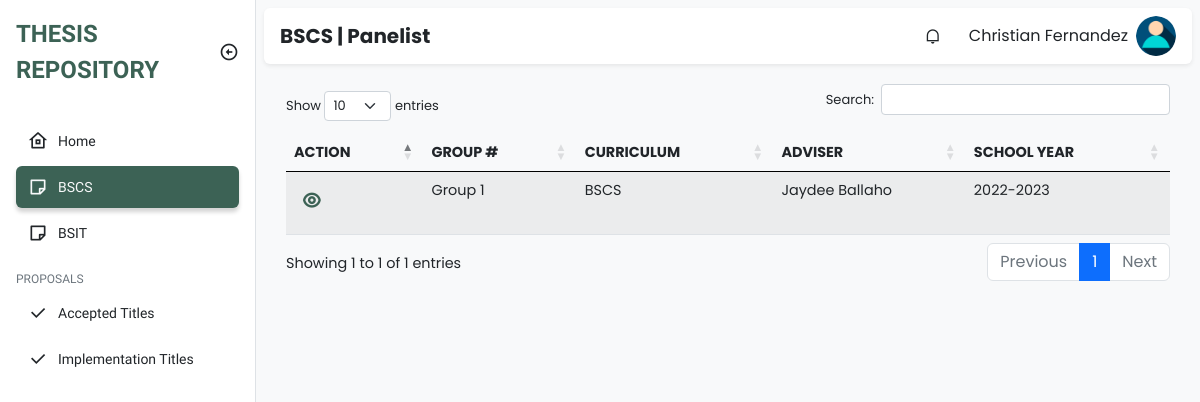
/panel/bscs.php (signed in), run on the app's committed database.
### tables this page shows
CREATE TABLE `groups` (
  `id` int(11) NOT NULL,
  `group_number` int(11) NOT NULL,
  `curriculum` varchar(255) NOT NULL,
  `adviser_id` int(11) NOT NULL
);

CREATE TABLE `faculty` (
  `id` int(11) NOT NULL,
  `firstname` varchar(255) NOT NULL,
  `middle_name` varchar(100) NOT NULL,
  `lastname` varchar(255) NOT NULL,
  `email` varchar(100) NOT NULL,
  `username` varchar(255) NOT NULL,
  `password` varchar(100) NOT NULL,
  `department` varchar(100) NOT NULL,
  `type` varchar(100) NOT NULL,
  `created_at` timestamp NOT NULL DEFAULT current_timestamp(),
  `updated_at` timestamp NOT NULL DEFAULT current_timestamp() ON UPDATE current_timestamp()
);

### class/student.class.php (called while the page is built, shortened)
<?php
class Student{
    protected $db;
    function __construct()
    {
        $this->db = new Database();
    }
            ?>
            <?php
    function show_all_groups(){
        $sql = "SELECT * FROM groups";
        $query=$this->db->connect()->prepare($sql);
        if($query->execute()){
            $data = $query->fetchAll();
        }
        return $data;
    }
    function get_adviser($adviser_id){
        $sql = "SELECT * FROM faculty WHERE id=:adviser_id";
        $query=$this->db->connect()->prepare($sql);
        $query->bindParam(':adviser_id', $adviser_id);
        if($query->execute()){
            $data = $query->fetchAll();
        }
        return $data;
    }
}
?>

### class/database.sample.php (called while the page is built)
<?php
class Database{
    private $host = 'localhost';
    private $username = 'root';
    private $password = '';
    private $database = 'tams';
    protected $connection;
    function connect(){
        try
			{
				$this->connection = new PDO("mysql:host=$this->host;dbname=$this->database",
											$this->username, $this->password);
			}
			catch (PDOException $e)
			{
				echo "Connection error " . $e->getMessage();
			}
        return $this->connection;
    }
}
?>

### panel/bscs.php (the view, shortened to what this page needs)
<!DOCTYPE html>
<html lang="en">
  <head>
    <link
      href="https://cdn.jsdelivr.net/npm/remixicon@2.5.0/fonts/remixicon.css"
      rel="stylesheet"
    />
    <link rel="stylesheet" href="https://cdn.datatables.net/1.13.1/css/dataTables.bootstrap5.min.css">
    <link rel="stylesheet" href="https://cdn.datatables.net/responsive/2.4.0/css/responsive.bootstrap.min.css">
    <link rel="stylesheet" href="../assets/css/bootstrap.min.css" />
    <link rel="stylesheet" href="../assets/css/style.css" />
    <link
      rel="stylesheet"
      href="https://cdnjs.cloudflare.com/ajax/libs/font-awesome/6.2.0/css/all.min.css"
    />
  </head>
  <body>
    <div class="sidebar position-fixed top-0 bottom-0 bg-white border-end">
      <div class="d-flex align-items-center p-3">
        <a
          href="#"
          class="sidebar-logo text-uppercase fw-bold text-decoration-none text-indigo fs-4"
          >Thesis Repository</a
        >
        <i
          class="sidebar-toggle ri-arrow-left-circle-line ms-auto fs-5 d-none d-md-block"
        ></i>
      </div>
      <ul class="sidebar-menu p-3 m-0 mb-0">
        <li class="sidebar-menu-item ">
          <a href="home.php ">
            <i class="ri-home-8-line sidebar-menu-item-icon"></i>
            Home
          </a>
        </li>
        <li class="sidebar-menu-item active">
            <a href="bscs.php">
              <i class="ri-sticky-note-line sidebar-menu-item-icon"></i>
              BSCS
            </a>
          </li>
          <li class="sidebar-menu-item">
            <a href="bsit.php">
                <i class="ri-sticky-note-line sidebar-menu-item-icon"></i>
                BSIT
            </a>
          </li>
          <li class="sidebar-menu-divider mt-3 mb-1 text-uppercase">Proposals</li>
          <li class="sidebar-menu-item">
            <a href="accepted_titles.php">
                <i class="ri-check-fill sidebar-menu-item-icon"></i>
                Accepted Titles
            </a>
          </li>
          <li class="sidebar-menu-item ">
            <a href="implementation_titles.php">
                <i class="ri-check-fill sidebar-menu-item-icon"></i>
                Implementation Titles
            </a>
          </li>
      </ul>
    </div>
    <main class="bg-light">
      <div class="p-2">
        <nav class="px-3 py-2 bg-white rounded shadow-sm">
          <h5 class="fw-bold mb-0 me-auto">BSCS | Panelist</h5>
          <div class="dropdown me-3 d-none d-sm-block">
            <div
              class="cursor-pointer dropdown-toggle navbar-link"
              data-bs-toggle="dropdown"
              aria-expanded="false"
            >
              <i class="ri-notification-line"></i>
            </div>
          </div>
          <div class="dropdown">
            <div
              class="d-flex align-items-center cursor-pointer dropdown-toggle"
              data-bs-toggle="dropdown"
              aria-expanded="false"
            >
              <span class="me-2 d-none d-sm-block"><?php echo $_SESSION['fullname'] ?></span>
              <img
                class="navbar-profile-image"
                src="../img/u-icon.png" alt="Image"
              />
            </div>
          </div>
        </nav>
        <div class="py-4">
          <div class="container padding-bottom">
                    <table id="example" class="table table-striped" style="width:100%">
                        <thead>
                        <tr>
                        <th class="action">Action</th>
                            <th>Group #</th>
                            <th>Curriculum</th>
                            <th>Adviser</th>
                            <th>School Year</th>
                        </tr>
                        </thead>
                        <tbody>
                          <?php
                          require_once '../class/student.class.php';
                          $student = new Student();
                          foreach ($student->show_all_groups() as $value){
                            if($value['curriculum'] == "BSCS" ){
                          ?>
                                    <tr>
                                    <td>
                                              <div class="actions">
                                                <a class="action-view" href="thesis.php?groupnum=<?php echo $value['id'] ?>&course=<?php echo $value['curriculum'] ?>"><i class="ri-eye-line"></i></a>
                                              </div>
                                          </td>
                                        <td> Group <?php echo $value["group_number"] ?></td>
                                        <td>BSCS</td>
                                        <?php foreach ($student->get_adviser($value['adviser_id']) as $adviser){
                                        ?>
                                                <td><?php echo $adviser["firstname"] . " " . $adviser["lastname"] ?></td>
                                        <?php
                                        } ?>
                                        <td> 2022-2023</td>
                                    </tr>
                          <?php
                            }
                          }
                          ?>
                        </tbody>
                    </table>
          </div>
        </div>
        </div>
    </main>
  </body>
</html>

### assets/css/style.css (style rules this page uses)
:root { --bs-blue: #0d6efd; --bs-indigo: #6610f2; --bs-purple: #6f42c1; --bs-pink: #d63384; --bs-red: #dc3545; --bs-orange: #fd7e14; --bs-yellow: #ffc107; --bs-green: #198754; --bs-teal: #20c997; --bs-cyan: #0dcaf0; --bs-black: #000; --bs-white: #fff; --bs-gray: #6c757d; --bs-gray-dark: #343a40; --bs-gray-100: #f8f9fa; --bs-gray-200: #e9ecef; --bs-gray-300: #dee2e6; --bs-gray-400: #ced4da; --bs-gray-500: #adb5bd; --bs-gray-600: #6c757d; --bs-gray-700: #495057; --bs-gray-800: #343a40; --bs-gray-900: #212529; --bs-primary: #0d6efd; --bs-secondary: #6c757d; --bs-success: #198754; --bs-info: #0dcaf0; --bs-warning: #ffc107; --bs-danger: #dc3545; --bs-light: #f8f9fa; --bs-dark: #212529; --bs-primary-rgb: 13, 110, 253; --bs-secondary-rgb: 108, 117, 125; --bs-success-rgb: 25, 135, 84; --bs-info-rgb: 13, 202, 240; --bs-warning-rgb: 255, 193, 7; --bs-danger-rgb: 220, 53, 69; --bs-light-rgb: 248, 249, 250; --bs-dark-rgb: 33, 37, 41; --bs-white-rgb: 255, 255, 255; --bs-black-rgb: 0, 0, 0; --bs-body-color-rgb: 33, 37, 41; --bs-body-bg-rgb: 255, 255, 255; --bs-font-sans-serif: system-ui, -apple-system, "Segoe UI", Roboto, "Helvetica Neue", "Noto Sans", "Liberation Sans", Arial, sans-serif, "Apple Color Emoji", "Segoe UI Emoji", "Segoe UI Symbol", "Noto Color Emoji"; --bs-font-monospace: SFMono-Regular, Menlo, Monaco, Consolas, "Liberation Mono", "Courier New", monospace; --bs-gradient: linear-gradient(180deg, rgba(255, 255, 255, 0.15), rgba(255, 255, 255, 0)); --bs-body-font-family: var(--bs-font-sans-serif); --bs-body-font-size: 1rem; --bs-body-font-weight: 400; --bs-body-line-height: 1.5; --bs-body-color: #212529; --bs-body-bg: #fff; --bs-border-width: 1px; --bs-border-style: solid; --bs-border-color: #dee2e6; --bs-border-color-translucent: rgba(0, 0, 0, 0.175); --bs-border-radius: 0.375rem; --bs-border-radius-sm: 0.25rem; --bs-border-radius-lg: 0.5rem; --bs-border-radius-xl: 1rem; --bs-border-radius-2xl: 2rem; --bs-border-radius-pill: 50rem; --bs-heading-color: ; --bs-link-color: #0d6efd; --bs-link-hover-color: #0a58ca; --bs-code-color: #d63384; --bs-highlight-bg: #fff3cd; --maincolor: #3C6255; --maincolorMdark: #61876E; --maincolor_light: rgb(180, 224, 183); --cancelcolor: #EB1D36; --cancelcolor_light: #FA9494; --uppernav: #FFFBF5; }
body { font-family: 'Work Sans', sans-serif; }
.text-indigo:hover, .text-indigo { color: var(--maincolor); }
.dropdown-toggle::after { display: none; }
.cursor-pointer { cursor: pointer; }
.sidebar.collapsed:hover, .sidebar { width: 16rem; overflow-y: auto; transition: width .2s, left .2s; left: 0; z-index: 500; }
.sidebar-toggle { cursor: pointer; transition: .2s; }
.sidebar-menu { list-style-type: none; }
.sidebar-menu-item { margin-bottom: .25rem; }
.sidebar-menu-item a { text-decoration: none; display: flex; align-items: center; color: var(--bs-dark); padding: .375rem .75rem; border-radius: .375rem; font-size: .875rem; white-space: nowrap; }
.sidebar-menu-item > a { overflow: hidden; }
.sidebar-menu-item.active a { background-color: var(--maincolor); color: var(--bs-light); box-shadow: 0 .25rem .25rem rgba(0, 0, 0, 0.175); }
.sidebar-menu-item-icon { margin-right: .625rem; font-size: 1.25rem; }
.sidebar.collapsed:hover .sidebar-menu-divider, .sidebar-menu-divider { font-size: .75rem; color: var(--bs-gray-600); transition: opacity .2s; opacity: 1; visibility: visible; }
main { padding-left: 0; min-height: 100vh; font-family: 'Poppins', sans-serif; }
nav { display: flex; align-items: center; }
.navbar-profile-image { width: 2.5rem; height: 2.5rem; object-fit: cover; border-radius: 50%; }
.navbar-link { width: 2.5rem; height: 2.5rem; display: flex; align-items: center; justify-content: center; border-radius: .25rem; }
@media (min-width: 768px) { main { transition: padding-left .2s; padding-left: 16rem; } }
.container { font-size: 90%; }
.table .actions { display: flex; }
.table .actions .action-view { color: var(--maincolor); font-size: 19px; }
.table .actions .action-edit, .table .actions .action-view, .table .actions .action-delete { border-radius: 6px; padding: 7px 5px; margin-left: 3px; text-decoration: none; font-weight:bolder; }
thead { text-transform: uppercase; border-bottom: #000; }
a { text-decoration: none; color: var(--bs-green); }
.py-4 { padding: 10px !important; height: 100%; width: 100%; margin-top: 10px; border-radius: 10px; }

### data on the page
groups: group_number "1"
faculty: firstname "Jaydee", lastname "Ballaho"

### other printed values
$_SESSION['fullname'] "Christian Fernandez"
